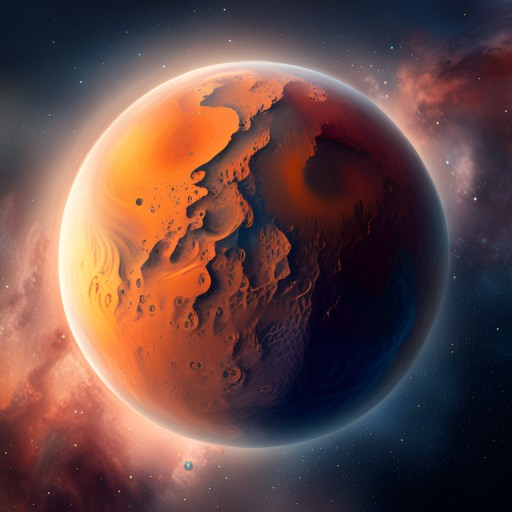
#> input picture Common/images/mars.jpeg, 512 x 512 px
$ python 2-1.py
#> lines starting #> are read from the running program, lines starting #| are printed output that depends on the picture
import cv2

image = cv2.imread("mars.jpeg",cv2.IMREAD_COLOR)
#> image is the input picture: shape (512, 512, 3); mean B, G, R 68.7, 72, 102.7
if image is None: raise Exception ("오류발생")

x_axis = cv2.flip(image,0)
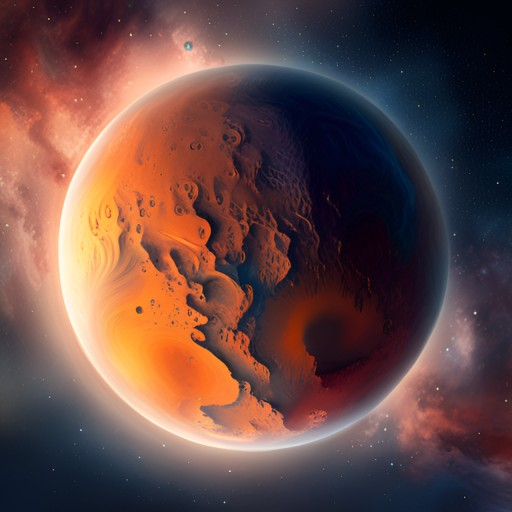
#> x_axis: shape (512, 512, 3); mean B, G, R 68.7, 72, 102.7
y_axis = cv2.flip(image,1)
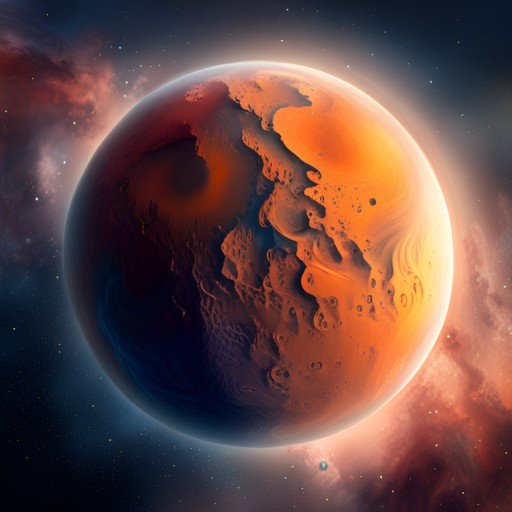
#> y_axis: shape (512, 512, 3); mean B, G, R 68.7, 72, 102.7
xy_axis = cv2.flip(image,-1)
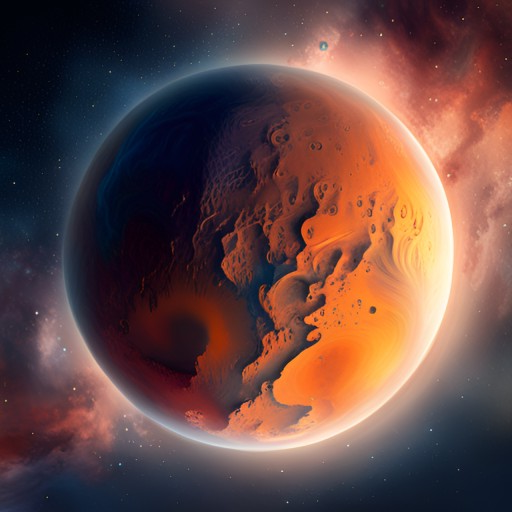
#> xy_axis: shape (512, 512, 3); mean B, G, R 68.7, 72, 102.7
rap_image = cv2.repeat(image,1,2)
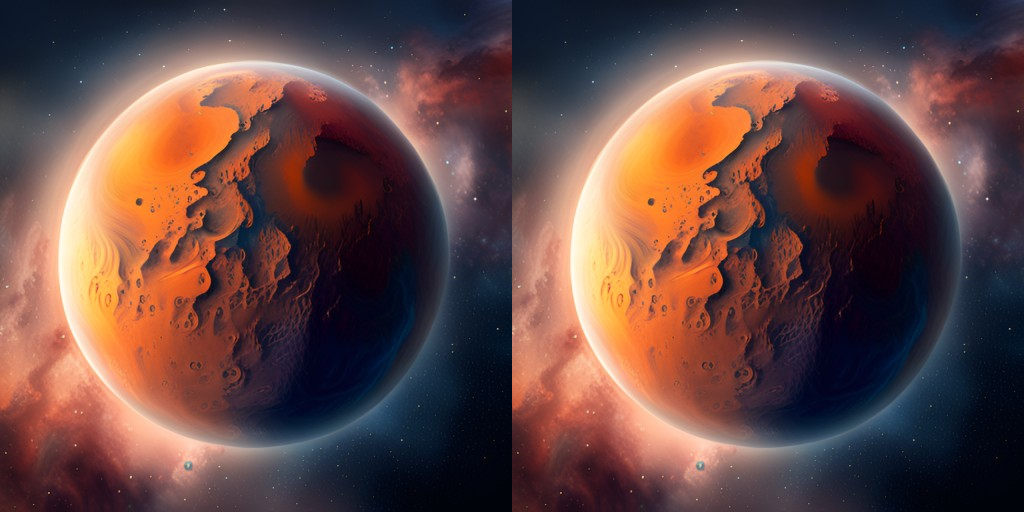
#> rap_image: shape (512, 1024, 3); mean B, G, R 68.7, 72, 102.7
trans_image = cv2.transpose(image)
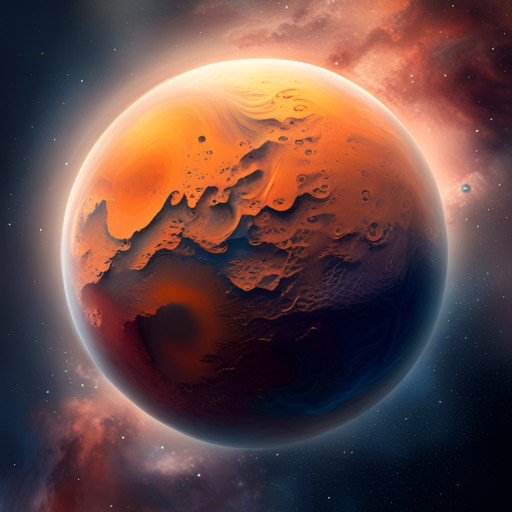
#> trans_image: shape (512, 512, 3); mean B, G, R 68.7, 72, 102.7

titles =['image','x_axis','y_axis','xy_axis','rap_image','trans_image' ]
for title in titles:
    cv2.imshow(title,eval(title))
cv2.waitKey(0)

$ run again, with Common/images/abs_test2.jpg copied over Common/images/mars.jpeg
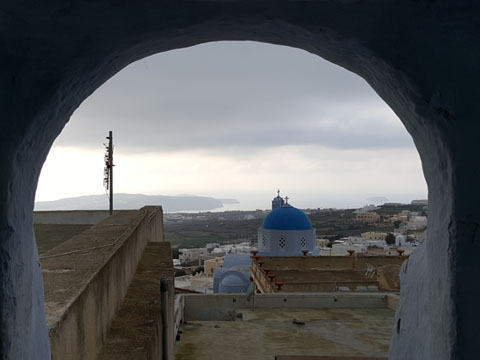
#> input picture Common/images/abs_test2.jpg, 480 x 360 px
#> image is the input picture: shape (360, 480, 3); mean B, G, R 95.3, 93.7, 91.5
#> `rap_image = cv2.repeat(image,1,2)`:
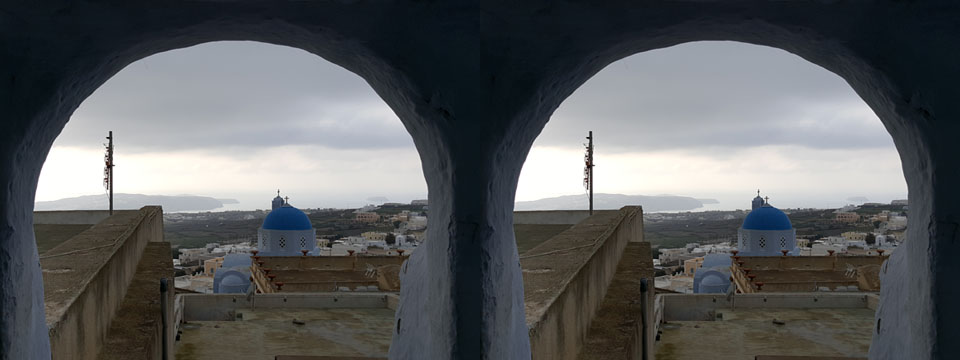
#> rap_image: shape (360, 960, 3); mean B, G, R 95.3, 93.7, 91.5
#> `trans_image = cv2.transpose(image)`:
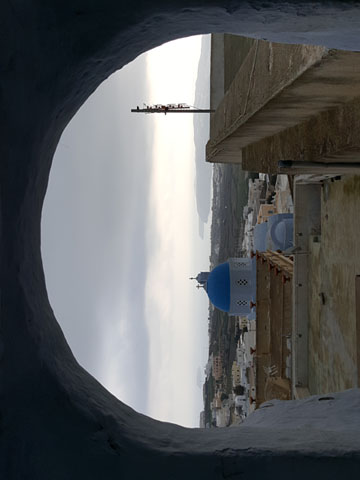
#> trans_image: shape (480, 360, 3); mean B, G, R 95.3, 93.7, 91.5
